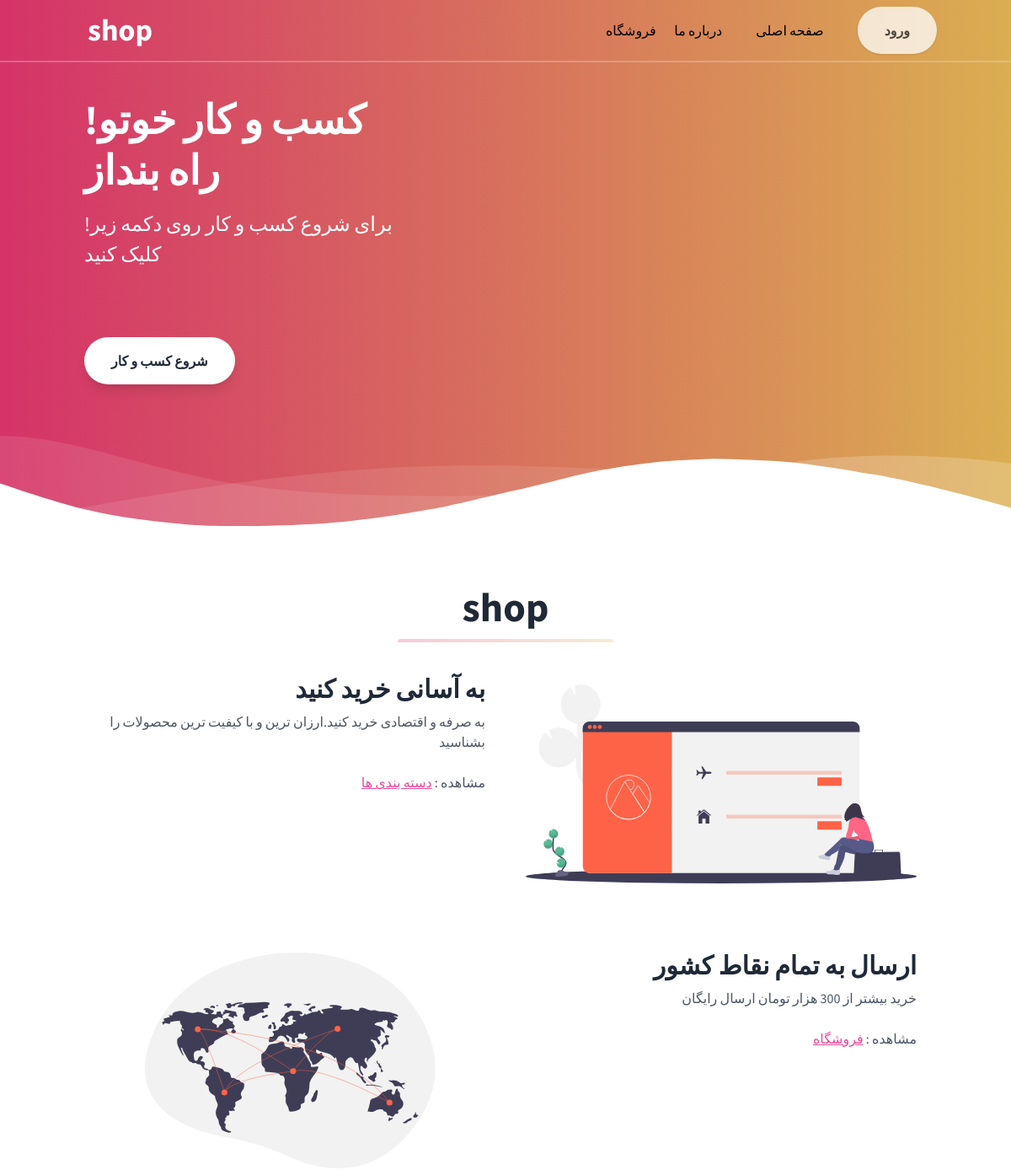
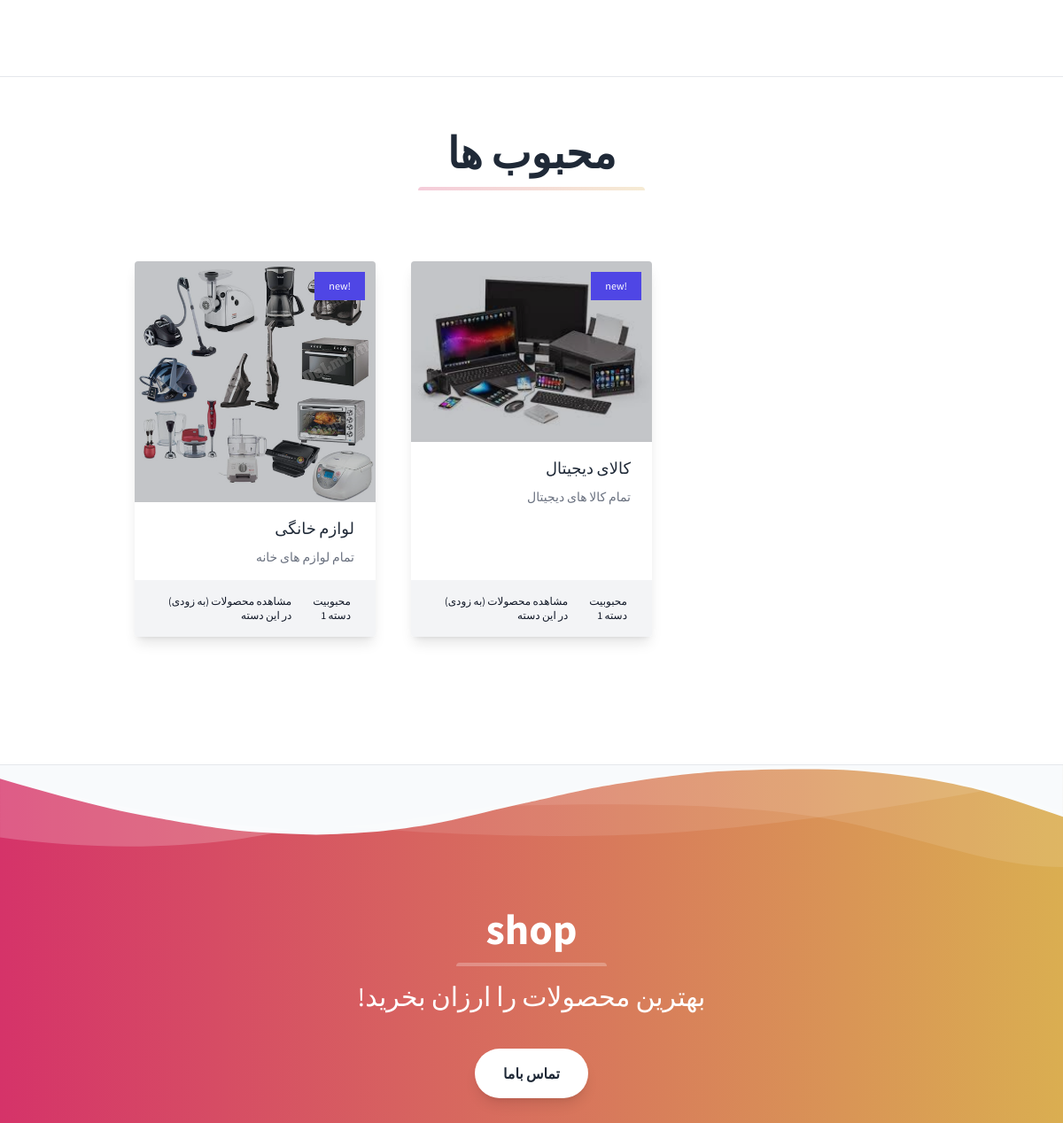
The page / on the database its author committed (2 pictures, top to bottom).
### shop/models.py (models this page shows, shortened)
class Category(models.Model):
    title = models.CharField(max_length=100)
    status = models.BooleanField(default=True)
    desc = models.CharField(max_length=100)
    image = models.ImageField(upload_to='category_image/')
    position = models.IntegerField()
    class Meta:
        ordering = ['position']

### shop/views.py (the view)
    def wrapper(request,*args,**kwargs):
        if request.user.is_authenticated:
            if request.user.is_ban:
                return redirect("shop:isban")
                raise PermissionDenied
        return func(request,*args,**kwargs)

### shop/views.py (called while the page is built)
def is_ban(func):
    def wrapper(request,*args,**kwargs):
        if request.user.is_authenticated:
            if request.user.is_ban:
                return redirect("shop:isban")
                raise PermissionDenied
        return func(request,*args,**kwargs)
    return wrapper

@is_ban
def home(request):
    categorys = Category.objects.filter(position='1')
    context = {'categorys': categorys}
    return render(request, "home/home.html" , context)

### shop/templates/home/home.html (shortened to what this page needs)
{% include "base/style.html" %}
  <body class="leading-normal tracking-normal text-white gradient" style="font-family: 'Source Sans Pro', sans-serif;">
{% include "base/header.html" %}
<div class="text-right">
    <div class="pt-24">
      <div class="container px-3 mx-auto flex flex-wrap flex-col md:flex-row items-center">
        {% if not request.user.is_taiid_for_shop  %}
          <div class="flex flex-col w-full md:w-2/5 justify-right items-start text-center md:text-left">
          <h1 class="my-4 text-5xl  font-bold leading-tight">
            !کسب و کار خوتو راه بنداز
          </h1>
          <p class="leading-normal text-2xl mb-8">
            !برای شروع کسب و کار روی دکمه زیر کلیک کنید
          </p><br>
            {% if request.user.is_authenticated %}
                <a href="{% url 'shop:requestu' %}">
                <button class="mx-auto lg:mx-0 hover:underline bg-white text-gray-800 font-bold rounded-full my-6 py-4 px-8 shadow-lg focus:outline-none focus:shadow-outline transform transition hover:scale-105 duration-300 ease-in-out">
                 شروع کسب و کار
          </button>
                </a>
            {% else %}
                <a href="{% url 'users:login' %}">
                <button class="mx-auto lg:mx-0 hover:underline bg-white text-gray-800 font-bold rounded-full my-6 py-4 px-8 shadow-lg focus:outline-none focus:shadow-outline transform transition hover:scale-105 duration-300 ease-in-out">
                 شروع کسب و کار
          </button>
                </a>
            {% endif %}
        </div>
      {% endif %}
      </div>
    </div>
    <div class="">
    </div>
    <section class="bg-white border-b py-8">
      <div class="container max-w-5xl mx-auto m-8">
        <h2 class="w-full my-2 text-5xl font-bold leading-tight text-center text-gray-800">
          shop
        </h2>
        <div class="w-full mb-4">
          <div class="h-1 mx-auto gradient w-64 opacity-25 my-0 py-0 rounded-t"></div>
        </div>
        <div class="flex flex-wrap">
          <div class="w-5/6 sm:w-1/2 p-6">
            <h3 class="text-3xl text-gray-800 font-bold leading-none mb-3">
              به آسانی خرید کنید
            </h3>
            <p class="text-gray-600 mb-8">
              به صرفه و اقتصادی خرید کنید.ارزان ترین و با کیفیت ترین محصولات را بشناسید
              <br />
              <br />
              مشاهده :
              <a class="text-pink-500 underline" href="{% url 'shop:categoryview' %}">دسته بندی ها</a>
            </p>
          </div>
          <div class="w-full sm:w-1/2 p-6">
          </div>
        </div>
        <div class="flex flex-wrap flex-col-reverse sm:flex-row">
          <div class="w-full sm:w-1/2 p-6 mt-6">
          </div>
          <div class="w-full sm:w-1/2 p-6 mt-6">
            <div class="align-middle">
              <h3 class="text-3xl text-gray-800 font-bold leading-none mb-3">
                ارسال به تمام نقاط کشور
              </h3>
              <p class="text-gray-600 mb-8">
                خرید بیشتر از 300 هزار تومان ارسال رایگان
                <br />
                <br />
                مشاهده :
                <a class="text-pink-500 underline" href="{% url 'shop:ViewProduct' %}">فروشگاه</a>
              </p>
            </div>
          </div>
        </div>
      </div>
    </section>
    <section class="bg-white border-b py-8">
      <div class="container mx-auto flex flex-wrap pt-4 pb-12">
        <h2 class="w-full my-2 text-5xl font-bold leading-tight text-center text-gray-800">
          محبوب ها
        </h2>
        <div class="w-full mb-4">
          <div class="h-1 mx-auto gradient w-64 opacity-25 my-0 py-0 rounded-t"></div>
        </div>
      <div class="max-w-screen-xl mx-auto p-5 sm:p-10 md:p-16">
          <div class="grid grid-cols-1 sm:grid-cols-2 md:grid-cols-3 gap-10">
                {% if categorys %}
            {% for categorys in categorys %}
        <div class="rounded overflow-hidden shadow-lg flex flex-col">
            <div class="relative"><a href="#">
                    <img class="w-full"
                        src="{{ categorys.image.url }}"
                        alt="پیدا نشد">
                    <div
                        class="hover:bg-transparent transition duration-300 absolute bottom-0 top-0 right-0 left-0 bg-gray-900 opacity-25">
                    </div>
                </a>
                <a href="#!">
                    <div
                        class="text-xs absolute top-0 right-0 bg-indigo-600 px-4 py-2 text-white mt-3 mr-3 hover:bg-white hover:text-indigo-600 transition duration-500 ease-in-out">
                        new!
                    </div>
                </a>
            </div>
            <div class="px-6 py-4 mb-auto">
                <a href="#"
                    class="font-medium text-gray-800 text-lg inline-block hover:text-indigo-600 transition duration-500 ease-in-out inline-block mb-2">
                    {{ categorys.title }}</a>
                <p class="text-gray-500 text-sm">
                {{ categorys.desc }}
                </p>
            </div>
            <div class="px-6 py-3 flex flex-row items-center justify-between bg-gray-100">
                <span href="#" class="py-1 text-xs font-regular text-gray-900 mr-1 flex flex-row items-center">
                    <span class="ml-1">(به زودی) مشاهده محصولات در این دسته</span>
                </span>
                <span href="#" class="py-1 text-xs font-regular text-gray-900 mr-1 flex flex-row items-center">
                    <span class="ml-1">محبوبیت دسته {{ categorys.position }}</span>
                </span>
            </div>
        </div>
            {% endfor %}
        {% endif %}
          </div>
      </div>
    </section>
    <section class="container mx-auto text-center py-6 mb-12">
      <h2 class="w-full my-2 text-5xl font-bold leading-tight text-center text-white">
        shop
      </h2>
      <div class="w-full mb-4">
        <div class="h-1 mx-auto bg-white w-1/6 opacity-25 my-0 py-0 rounded-t"></div>
      </div>
      <h3 class="my-4 text-3xl leading-tight">
        !بهترین محصولات را ارزان بخرید
      </h3>
        <a href="{% url 'shop:contact_to_admin' %}">
      <button class="mx-auto lg:mx-0 hover:underline bg-white text-gray-800 font-bold rounded-full my-6 py-4 px-8 shadow-lg focus:outline-none focus:shadow-outline transform transition hover:scale-105 duration-300 ease-in-out">
        تماس باما
      </button>
            </a>
    </section>
  </body>
</html>

### shop/templates/base/style.html (style rules this page uses)
.gradient { background: linear-gradient(90deg, #d53369 0%, #daae51 100%); }

### rows shown on the page
Category: image (picture), title "لوازم خانگی", desc "تمام لوازم های خانه", position "1"
Category: image (picture), title "کالای دیجیتال", desc "تمام کالا های دیجیتال", position "1"
